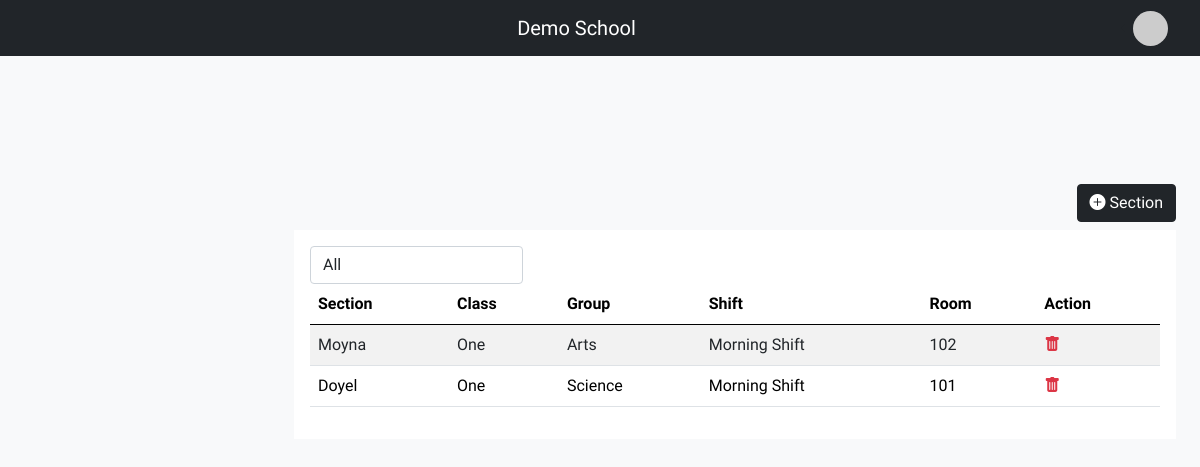
The app's page /dashboard/section (signed in) with its own data.
### base/models.py (models this page shows)
class Section(models.Model):
  school = models.ForeignKey(User, on_delete=models.CASCADE, null=True, blank=True)
  name = models.CharField(max_length=200)
  clas_name = models.ForeignKey(Class, on_delete=models.CASCADE,null=True,blank=True)
  shift = models.CharField(max_length=100)
  year = models.CharField(max_length=100)
  group = models.CharField(max_length=100)
  room = models.CharField(max_length=100)

class Class(models.Model):
  school = models.ForeignKey(User, on_delete=models.CASCADE, null=True, blank=True)
  name = models.CharField(max_length=50)
  type = models.CharField(max_length=100)
  subjects = models.ManyToManyField(Subject)
  start_time = models.TimeField(null=True, blank=True)
  end_time = models.TimeField(null=True, blank=True)

### base/views.py (the view)
# urls.py: path('dashboard/section', section, name='sec'),
def section(request):
  data = request.POST
  if request.method == "POST":
    cls = data.get('cls')
    s = Section.objects.create(clas_name=Class.objects.get(id=cls),school=User.objects.get(username=data.get('clg')),name = data.get('name'),group = data.get('group'),shift = data.get('shift'),year = data.get('year'),room=data.get('room'))
    s.save()
  sec = Section.objects.filter(school=request.user).order_by('-id')
  yr = request.GET.get('year')
  dl = request.GET.get('delete')
  if dl:
    dsc = Section.objects.get(school=request.user,id=dl).delete()
  if yr:
    sec = sec.filter(year=yr)
  context = {'sec':sec, 'yr':yr}
  return render(request, 'dashboard/section.html', context)

### base/context_processors.py (called while the page is built)
def get_subjects(r):
  context = {'subjects': Subject.objects.all()}
  return context

def get_classes(r):
  context = {'classes': Class.objects.filter(school__id=r.user.id)}
  return context

def get_years(r):
  context = {'years':Year.objects.all()}
  return context

### base/models.py (called while the page is built)
  def __str__(self):
    return self.name

### templates/dashboard/section.html (shortened to what this page needs)
{% extends 'dashboard/dashboard.html' %}
{% block body %}
<div class="col-md-12">
<section class="vh-100">
 <div class="mt-5 d-lex h-75 justify-content-center align-items-center">
<div class="text-end">
<button type="button" class="btn btn-dark my-2" data-bs-toggle="modal" data-bs-target="#exampleModal">
  <i class="bi bi-plus-circle-fill"></i> Section
</button>
</div>
   <div class="card-body bg-white">
<select onchange="x()" class="w-25 form-control" id="yearshow">
<option disabled selected >All</option>
</select>
<table class="table table-striped">
  <thead>
    <tr>
      <th scope="col">Section</th>
      <th scope="col">Class</th>
     <th scope="col">Group</th>
      <th scope="col">Shift</th>
      <th scope="col">Room</th>
      <th scope="col">Action</th>
    </tr>
  </thead>
  <tbody>
    {% for s in sec %}
    <tr>
      <td>{{s.name}}</td>
      <td>{{s.clas_name.name}}</td>
      <td>{{s.group}}</td>
      <td>{{s.shift}}</td>
      <td>{{s.room}}</td>
      <td>
        <a href="/dashboard/section?delete={{s.id}}"><i class="text-danger bi bi-trash-fill"></i></a>
      </td>
    </tr>
    {% endfor %}
  </table>
        </div>
    </div>
  </section>
</div>
{% endblock %}

### templates/dashboard/dashboard.html (style rules this page uses)
body, button { font-family: 'Signika Negative', sans-serif; }
.card-body { width : 100%; overflow-x : scroll; }
:root { --offcanvas-width: 270px; --topNavbarHeight: 56px; }
@media (min-width: 992px) { body { overflow: auto !important; } }

### records on screen
Section: name "Moyna", clas_name.name "One", group "Arts", shift "Morning Shift", room "102"
Section: name "Doyel", clas_name.name "One", group "Science", shift "Morning Shift", room "101"
